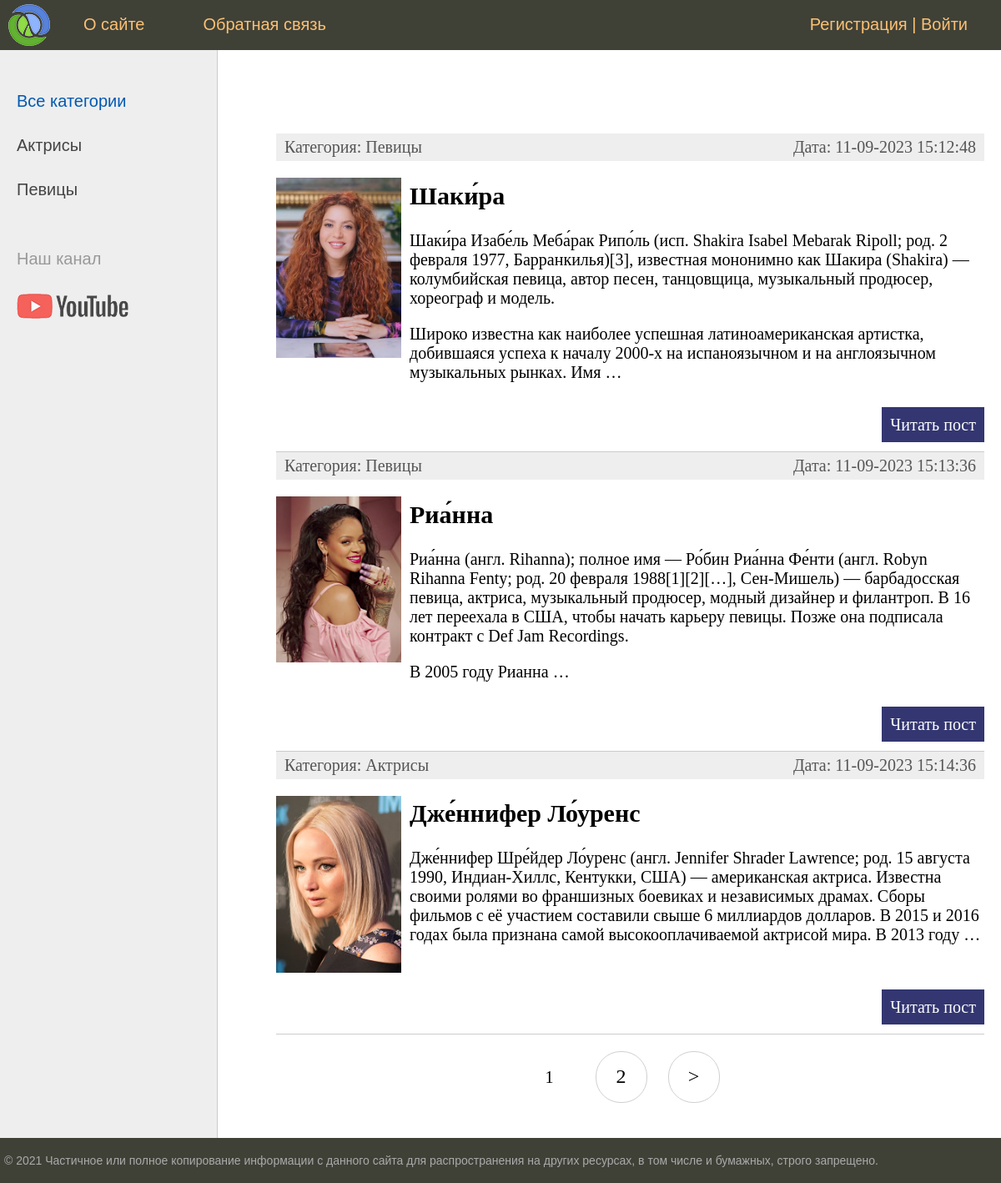
The page / on the database its author committed.
### women/models.py (models this page shows, shortened)
class Category(models.Model):
    name = models.CharField(max_length=100, db_index=True, verbose_name='Категория')
    slug = models.SlugField(max_length=255, unique=True, db_index=True, verbose_name='URL')
    def __str__(self):
        return self.name
    def get_absolute_url(self):
        return reverse('category', kwargs={'cat_slug': self.slug})
    class Meta:
        verbose_name = 'Категория'
        verbose_name_plural = 'Категории'
        ordering = ['id']

class Women(models.Model):
    title = models.CharField(max_length=255, verbose_name='Заголовок')
    slug = models.SlugField(max_length=255, unique=True, db_index=True, verbose_name='URL')
    content = models.TextField(blank=True, verbose_name='Контент')
    photo = models.ImageField(upload_to="photos/%Y/%m/%d/", blank=True, verbose_name='Фото')
    time_create = models.DateTimeField(auto_now_add=True, verbose_name='Время создания')
    time_update = models.DateTimeField(auto_now=True, verbose_name='Время изменения')
    is_published = models.BooleanField(default=True, verbose_name='Публикация')
    cat = models.ForeignKey('Category', on_delete=models.PROTECT, verbose_name='Категория')
    def get_absolute_url(self):
        return reverse('post', kwargs={'post_slug': self.slug})
    class Meta:
        verbose_name = 'Известные женщины'
        verbose_name_plural = 'Известные женщины'
        ordering = ['id']

### women/views.py (the view)
# urls.py: path('', cache_page(60)(WomenHome.as_view()), name='home'),
class WomenHome(DataMixin, ListView):
    model = Women
    template_name = 'women/index.html'
    context_object_name = 'posts'
    def get_context_data(self, *, object_list=None, **kwargs):
        context = super().get_context_data(**kwargs)
        c_def = self.get_user_context(title='Главная страница')
        return dict(list(context.items()) + list(c_def.items()))
    def get_queryset(self):
        return Women.objects.filter(is_published=True).select_related('cat')

### women/templatetags/women_tags.py (called while the page is built)
@register.simple_tag(name='getcats')
def get_categories(filter=None):
    if not filter:
        return Category.objects.all()
    else:
        return Category.objects.filter(pk=filter)

### women/utils.py (called while the page is built)
    def get_user_context(self, **kwargs):
        context = kwargs
        cats = Category.objects.annotate(Count('women'))
        user_menu = menu.copy()
        if not self.request.user.is_authenticated:
            user_menu.pop(1)
        context['menu'] = user_menu
        context['cats'] = cats
        if 'cat_selected' not in context:
            context['cat_selected'] = 0
        return context

### women/templates/women/index.html (shortened to what this page needs)
{% extends 'women/base.html' %}
{% block content %}
<ul class="list-articles">
	{% for p in posts %}
		<li><div class="article-panel">
			<p class="first">Категория: {{ p.cat }}</p>
			<p class="last">Дата: {{p.time_update|date:"d-m-Y H:i:s"}}</p>
		</div>
{% if p.photo %}
	<p><img class="img-article-left thumb" src="{{ p.photo.url }}"></p>
{% endif %}
			<h2>{{p.title}}</h2>
	{% autoescape on %}
	{{p.content|linebreaks|truncatewords:50}}
	{% endautoescape %}
			<p class="link-read-post"><a href="{{ p.get_absolute_url }}">Читать пост</a></p>
			</li>
	{% endfor %}
</ul>
{% endblock %}

### women/templates/women/base.html (shortened to what this page needs)
{% load static %}
{% load women_tags %}
<!DOCTYPE html>
<html>
<head>
	<link type="text/css" href="{% static 'women/css/styles.css' %}" rel="stylesheet" />
</head>
<body>
<table class="table-page" border=0 cellpadding="0" cellspacing="0">
<tr><td valign=top>
{% block mainmenu %}
<div class="header">
<ul id="mainmenu" class="mainmenu">
<li class="logo"><a href="{% url 'home' %}"><div class="logo"></div></a></li>
{% for m in menu %}
	<li><a href="{% url m.url_name %}">{{m.title}}</a></li>
{% endfor %}
{% if request.user.is_authenticated %}
	<li class="last">{{ user.username }} | <a href="{% url 'logout' %}">Выйти</a></li>
{% else %}
	<li class="last"><a href="{% url 'register' %}">Регистрация</a> | <a href="{% url 'login' %}">Войти</a></li>
{% endif %}
	</ul>
</div>
{% endblock mainmenu %}
<table class="table-content" border=0 cellpadding="0" cellspacing="0">
<tr>
	<td valign="top" class="left-chapters">
		{% getcats as categories %}
	<ul id="leftchapters">
{% if cat_selected == 0 %}
		<li class="selected">Все категории</li>
{% else %}
		<li><a href="{% url 'home' %}">Все категории</a></li>
{% endif %}
{% for c in cats %}
{% if c.women__count > 0 %}
	{% if c.pk == cat_selected %}
		<li class="selected">{{c.name}}</li>
	{% else %}
		<li><a href="{{ c.get_absolute_url }}">{{c.name}}</a></li>
	{% endif %}
{% endif %}
{% endfor %}
		<li class="share">
		<p>Наш канал</p>
		<a class="share-yt" href="https://www.youtube.com/channel/UClJzWfGWuGJL2t-3dYKcHTA/playlists" target="_blank" rel="nofollow"></a>
		</li>
	</ul>
</td>
<td valign="top" class="content">
	<div class="content-text">
{% block content %}
{% endblock %}
{% if page_obj.has_other_pages %}
<nav class="list-pages">
	<ul>
		{% for p in paginator.page_range %}
		{% if page_obj.number == p %}
		<li class="page-num page-num-selected">{{ p }}</li>
		{% elif p >= page_obj.number|add:-2 and p <= page_obj.number|add:2 %}
		<li class="page-num">
			<a href="?page={{ p }}">{{ p }}</a>
		</li>
		{% endif %}
		{% endfor %}
		{% if page_obj.has_next %}
		<li class="page-num">
			<a href="?page={{ page_obj.next_page_number }}">&gt;</a>
		</li>
		{% endif %}
	</ul>
</nav>
{% endif %}
	</div>
</td></tr></table>
</td></tr>
<tr><td valign=top>
	<div id="footer">
		<p>&copy; 2021 Частичное или полное копирование информации с данного сайта для распространения на других ресурсах, в том числе и бумажных, строго запрещено.</p>
	</div>
</td></tr></table>
</body>
</html>

### women/static/women/css/styles.css (style rules this page uses)
html, body { font-family: 'Arial'; margin: 0; padding: 0; height: 100%; width: 100%; color: #444; }
a { color: #0059b2; text-decoration: none; }
img { max-width: 600px; height: auto; }
img.img-article-left { max-width: 300px; height: auto; float: left; padding: 0 10px 10px 0; }
img.img-article-left.thumb { max-width: 150px; height: auto; }
p.link-read-post { text-align: right; }
p.link-read-post a { padding: 10px; min-width: 100px; background: #333671; color: #fff; text-decoration: none; }
div.article-panel { background: #eee; padding: 5px 10px 5px 10px; box-sizing: border-box; overflow: hidden; color: #555; }
div.article-panel p.first { margin: 0; float: left; }
div.article-panel p.last { margin: 0; float: right; }
ul.list-articles { list-style: none; margin: 0; padding: 0; }
ul.list-articles li { border-bottom: 1px solid #ccc; }
.table-page { width: 100%; height: 100%; vertical-align: top; }
.table-page tr { height: 100%; }
.header { background: #3F4137; height: 60px; }
.logo { background: url('../images/logo.png') no-repeat 10px 5px; width: 70px; height: 60px; }
ul.mainmenu { list-style: none; margin: 0; padding: 0; height: 60px; color: #fdc073; font-size: 20px; overflow: hidden; }
ul.mainmenu li { float: left; margin: 18px 40px 0 30px; }
ul.mainmenu li.logo { margin: 0; }
ul.mainmenu li.last { float: right; }
ul.mainmenu li a { color: #fdc073; text-decoration: none; }
.table-content { width: 100%; min-height: 100%; height: 100%; }
.left-chapters { margin: 0; background: #eee; border-right: 1px solid #ccc; min-height: 100%; }
.left-chapters ul { width: 230px; min-height: 100%; margin: 0; padding: 20px 10px 10px 20px; list-style: none; font-size: 20px; }
.left-chapters ul li { margin: 30px 0 0 0; color: #999; }
.left-chapters ul li.selected { color: #0059b2; }
.left-chapters ul li a { color: #444; text-decoration: none; }
.left-chapters ul li.share { margin: 60px 0 0 0; }
.left-chapters ul li.share p { margin: 30px 0 30px 0; }
.left-chapters ul li.share a { display: inline-block; width: 40px; height: 40px; margin: 0 20px 0 0; }
.left-chapters ul li.share a.share-yt { width: 100%; height: 30px; background: url('../images/share_yt.png') no-repeat 0 0 }
.content { padding: 40px 20px 20px 40px; width: 100%; box-sizing: border-box; }
.content-text { margin: 60px 0 0 30px; color: #000; font-size: 20px; font-family: Yandex Sans Display Light; }
#footer { box-sizing: border-box; background: #3F4137; padding: 5px; color: #aaa; font-size: 14px; font-family: Verdana, Geneva, Arial, Helvetica; text-align: left; overflow: hidden; }
.list-pages { text-align: center; margin: 0 0 20px 0; }
.list-pages ul { margin: 20px 0 0 0; padding: 0; list-style: none; }
.list-pages ul li { display: inline-block; margin: 0 20px 0 0; }
.list-pages a { color: #000; font-size: 24px; text-decoration: none; }
.list-pages .page-num, .page-num-selected { display: inline-block; width: 60px; height: 44px; padding: 16px 0 0 0; border: 1px solid #d0d0d0; border-radius: 30px; }
.list-pages .page-num-selected { border: none; color: #000; font-size: 20px; }

### rows shown on the page
Category: name "Актрисы"
Category: name "Певицы"
Women: cat "Певицы", time_update "11-09-2023 15:12:48", photo (picture), title "Шаки́ра", content "Шаки́ра Изабе́ль Меба́рак Рипо́ль (исп. Shakira Isabel Mebarak Ripoll; род. 2 февраля 1977, Барранкилья)[3], известная мононимно как Шакира (Shakira) — колумбийская певица, автор песен, танцовщица, музыкальный продюсер, хореограф и модель. Широко известна как наиболее успешная латиноамериканская артистка, добившаяся успеха к началу 2000-х на испаноязычном и на англоязычном музыкальных рынках. Имя …"
Women: cat "Певицы", time_update "11-09-2023 15:13:36", photo (picture), title "Риа́нна", content "Риа́нна (англ. Rihanna); полное имя — Ро́бин Риа́нна Фе́нти (англ. Robyn Rihanna Fenty; род. 20 февраля 1988[1][2][…], Сен-Мишель) — барбадосская певица, актриса, музыкальный продюсер, модный дизайнер и филантроп. В 16 лет переехала в США, чтобы начать карьеру певицы. Позже она подписала контракт с Def Jam Recordings. В 2005 году Рианна …"
Women: cat "Актрисы", time_update "11-09-2023 15:14:36", photo (picture), title "Дже́ннифер Ло́уренс", content "Дже́ннифер Шре́йдер Ло́уренс (англ. Jennifer Shrader Lawrence; род. 15 августа 1990, Индиан-Хиллс, Кентукки, США) — американская актриса. Известна своими ролями во франшизных боевиках и независимых драмах. Сборы фильмов с её участием составили свыше 6 миллиардов долларов. В 2015 и 2016 годах была признана самой высокооплачиваемой актрисой мира. В 2013 году …"

### other values the page prints
{{ m.title }} "О сайте" "Обратная связь"
{{ p }} "1"
{{ p }} "2"
